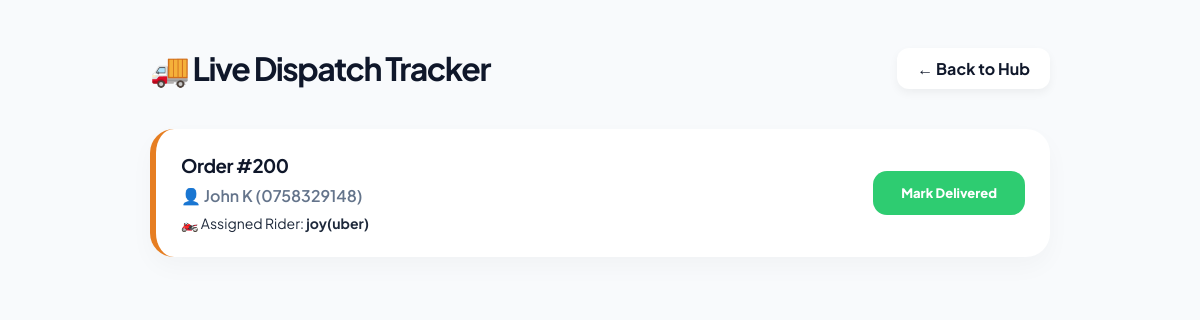
/dispatch_tracker.php (signed in), run on the app's committed database.
### tables this page shows
CREATE TABLE `order_records` (
  `id` int(11) NOT NULL,
  `customer_name` varchar(100) DEFAULT NULL,
  `customer_phone` varchar(15) DEFAULT NULL,
  `cylinder_type` int(11) DEFAULT NULL,
  `total_amount` decimal(10,2) DEFAULT NULL,
  `approval_status` enum('Pending','Dispatched','Delivered') DEFAULT 'Pending',
  `assigned_rider_id` int(11) DEFAULT NULL,
  `order_date` timestamp NOT NULL DEFAULT current_timestamp(),
  `payment_proof` varchar(255) DEFAULT NULL
);

CREATE TABLE `delivery_riders` (
  `id` int(11) NOT NULL,
  `rider_name` varchar(100) DEFAULT NULL,
  `phone_number` varchar(15) DEFAULT NULL,
  `current_status` enum('Available','Busy') DEFAULT 'Available'
);

### dispatch_tracker.php (the view, shortened to what this page needs)
<?php
require_once 'config.php';
$active_sql = "SELECT o.*, r.rider_name, r.phone_number as rider_phone
               FROM order_records o
               JOIN delivery_riders r ON o.assigned_rider_id = r.id
               WHERE o.approval_status = 'Dispatched'
               ORDER BY o.order_date DESC";
$active_result = $conn->query($active_sql);
?>
<!DOCTYPE html>
<html lang="en">
<head>
</head>
<body>
<div class="container">
    <div style="display:flex; justify-content:space-between; align-items:center; margin-bottom:40px;">
        <h1 style="letter-spacing: -1.5px; margin:0;">🚚 Live Dispatch Tracker</h1>
        <a href="staff_dashboard.php" class="back-link">← Back to Hub</a>
    </div>
    <?php if ($active_result->num_rows > 0): ?>
        <?php while($row = $active_result->fetch_assoc()): ?>
            <div class="track-card">
                <div>
                    <h3 style="margin:0; letter-spacing:-0.5px;">Order #<?php echo $row['id']; ?></h3>
                    <p style="color:#64748b; margin:8px 0; font-weight: 600;">👤 <?php echo htmlspecialchars($row['customer_name']); ?> (<?php echo $row['customer_phone']; ?>)</p>
                    <p style="margin:0; font-size:14px; color: #1e293b;">🏍️ Assigned Rider: <strong><?php echo htmlspecialchars($row['rider_name']); ?></strong></p>
                </div>
                <a href="?complete_id=<?php echo $row['id']; ?>&rider_id=<?php echo $row['assigned_rider_id']; ?>"
                   onclick="return confirm('Confirm delivery completion? Points will be awarded to customer.')" class="btn-done">Mark Delivered</a>
            </div>
        <?php endwhile; ?>
    <?php else: ?>
        <div style="text-align:center; padding:100px; background:white; border-radius:30px; border: 2px dashed #e2e8f0;">
            <p style="color:#94a3b8; font-weight: 600; font-size: 18px;">All caught up! No active deliveries.</p>
        </div>
    <?php endif; ?>
</div>
</body>
</html>

### dispatch_tracker.php (style rules this page uses)
:root { --primary: #0f172a; --dispatch: #e67e22; --bg: #f8fafc; --accent: #2ecc71; }
body { font-family: 'Plus Jakarta Sans', sans-serif; background: var(--bg); padding: 40px; color: var(--primary); }
.container { max-width: 900px; margin: 0 auto; }
.track-card { background: #fff; padding: 25px; border-radius: 24px; box-shadow: 0 10px 25px rgba(0,0,0,0.03); border-left: 6px solid var(--dispatch); margin-bottom: 20px; display: flex; justify-content: space-between; align-items: center; transition: 0.3s; }
.btn-done { background: var(--accent); color: white; text-decoration: none; padding: 14px 28px; border-radius: 14px; font-weight: 800; font-size: 13px; transition: 0.3s; border: none; cursor: pointer; }
.back-link { text-decoration: none; font-weight: 700; color: var(--primary); background: white; padding: 10px 20px; border-radius: 12px; box-shadow: 0 4px 10px rgba(0,0,0,0.05); }

### data on the page
order_records: id "200", customer_name "John K", customer_phone "0758329148", delivery_riders.rider_name "joy(uber)"
